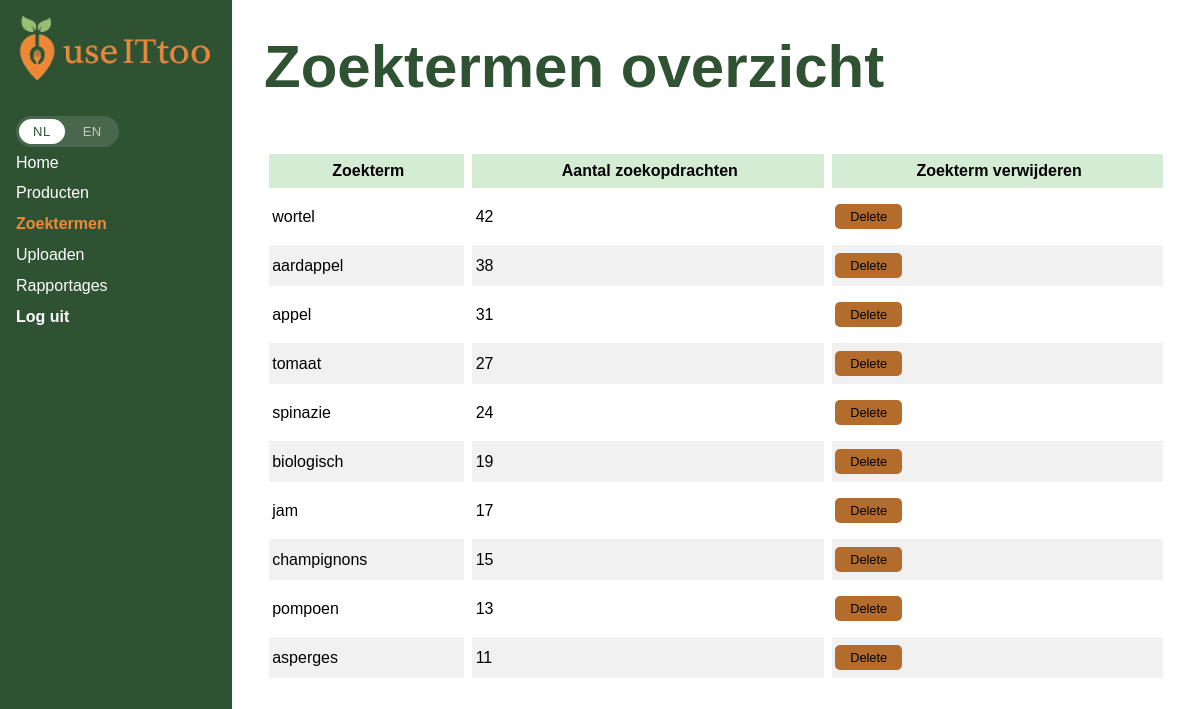
Page /beheer/zoekterm on the committed database.
### tables this page shows
CREATE TABLE `zoekterm` (
    `zoekterm` VARCHAR(500) NOT NULL PRIMARY KEY,
    `aantal` INT NOT NULL
);

### public/index.php (called while the page is built, shortened)
<?php
require_once __DIR__ . '/../app/Routes/routes.php';
$session = new \App\Core\SessionManager();
$session->start();
$router = new \App\Core\Router($_ENV['APP_BASE_PATH'] ?? '', $session);
$router->run();

### app/Core/Helpers.php (called while the page is built, shortened)
<?php
function __($key): string
{
    $text = $GLOBALS['text'];
    $keys = explode('.', $key);
    $value = $text;
    foreach ($keys as $k) {
        $value = $value[$k];
    }
    return $value;
}

### app/DAO/ZoektermDAO.php (called while the page is built, shortened)
<?php
class ZoektermDAO
{
    public function getAlle(): array
    {
        $sql = "SELECT zoekterm, aantal
                FROM zoekterm
                ORDER BY aantal DESC";
        $stmt = $this->db->prepare($sql);
        $stmt->execute();
        return $stmt->fetchAll();
    }
}

### app/Routes/routes.php (called while the page is built, shortened)
<?php
class Routes
{
    public static function register(Router $router, SessionManager $session): void
    {
        $router->register('/', __DIR__ . '/../../app/Views/start/home.view.php');
        $router->register(
            '/webshop',
            __DIR__ . '/../../app/Views/webshop/webshop.view.php',
            'main.php',
            function () use ($session) {
                $dao = new \App\DAO\ProductDAO(\App\Core\Database::getConnection());
                $controller = new \App\Controllers\WebshopController($dao, $session);
                return $controller->index();
            }
        );
        $router->register(
            '/webshop/(\d+)-([a-z0-9-]+)',
            __DIR__ . '/../../app/Views/webshop/product.view.php',
            'main.php',
            function (int $id) use ($session) {
                $dao = new \App\DAO\ProductDAO(\App\Core\Database::getConnection());
                $controller = new \App\Controllers\ProductController($dao, $session);
                return $controller->showProduct($id);
            }
        );
        $router->register(
            '/zoeken',
            __DIR__ . '/../../app/Views/webshop/zoeken.view.php',
            'main.php',
            function () use ($session) {
                $zoekDao = new \App\DAO\ZoektermDAO(\App\Core\Database::getConnection());
                $productDao = new \App\DAO\ProductDAO(\App\Core\Database::getConnection());
                $controller = new \App\Controllers\ZoekController($zoekDao, $productDao, $session);
                return $controller->zoeken();
            }
        );
        $router->register(
            '/contact',
            __DIR__ . '/../../app/Views/webshop/webshop.view.php',
            'main.php',
            function () use ($session) {
                $dao = new \App\DAO\ContactFormulierDAO(\App\Core\Database::getConnection());
                $controller = new \App\Controllers\ContactFormulierController($dao, $session);
                if ($_SERVER['REQUEST_METHOD'] === 'POST') {
                    return $controller->verwerkContactFormulier();
                }
                header('Location: ' . BASE_URL . '/webshop');
                exit;
            }
        );
        $router->register(
            '/beheer',
            __DIR__ . '/../../app/Views/beheer/beheer.view.php',
            'main.beheer.php',
            function () use ($session) {
                return [
                    'voornaam' => $session->getVoornaam()
                ];
            }
        );
        $router->register(
            '/beheer/product',
            __DIR__ . '/../../app/Views/beheer/beheer.product.overview.view.php',
            'main.beheer.php',
            function () use ($session) {
                $dao = new \App\DAO\ProductDAO(\App\Core\Database::getConnection());
                $controller = new \App\Controllers\BeheerProductController($dao, $session);
                return $controller->index();
            }
        );
        $router->register(
            '/beheer/product/nieuw',
            __DIR__ . '/../../app/Views/beheer/beheer.product.nieuw.view.php',
            'main.beheer.php',
            function () use ($session) {
                $dao = new \App\DAO\ProductDAO(\App\Core\Database::getConnection());
                $controller = new \App\Controllers\BeheerProductController($dao, $session);
                if ($_SERVER['REQUEST_METHOD'] === 'POST') {
                    $controller->createProduct();
                }
                return $controller->newProductForm();
            }
        );
        $router->register(
            '/beheer/product/edit',
            __DIR__ . '/../../app/Views/beheer/beheer.product.edit.view.php',
            'main.beheer.php',
            function () use ($session) {
                $dao = new \App\DAO\ProductDAO(\App\Core\Database::getConnection());
                $controller = new \App\Controllers\BeheerProductController($dao, $session);
                if ($_SERVER['REQUEST_METHOD'] === 'POST') {
                    $controller->updateProduct();
                }
                return $controller->editProductForm();
            }
        );
        $router->register(
            '/beheer/product/delete',
            __DIR__ . '/../../app/Views/beheer/beheer.product.overview.view.php',
            'main.beheer.php',
            function () use ($session) {
                if ($_SERVER['REQUEST_METHOD'] === 'POST') {
                    $dao = new \App\DAO\ProductDAO(\App\Core\Database::getConnection());
                    $controller = new \App\Controllers\BeheerProductController($dao, $session);
                    $controller->deleteProduct();
                }
            }
        );
        $router->register(
            '/beheer/upload',
            __DIR__ . '/../../app/Views/beheer/beheer.upload.view.php',
            'main.beheer.php'
        );
        $router->register(
            '/beheer/upload/csv',
            __DIR__ . '/../../app/Views/beheer/beheer.upload.csv.view.php',
            'main.beheer.php',
            function () use ($session) {
                $db = \App\Core\Database::getConnection();
                $dao = new \App\DAO\ProductDAO($db);
                $controller = new \App\Controllers\UploadController($session, $dao, $db);
                if ($_SERVER['REQUEST_METHOD'] === 'POST') {
                    $controller->handleCSVUpload();
                }
            }
        );
        $router->register(
            '/beheer/upload/csv/template',
            __DIR__ . '/../../app/Views/beheer/beheer.upload.csv.view.php',
            'main.beheer.php',
            function () use ($session) {
                $controller = new \App\Controllers\UploadController($session);
                $controller->sendCSVTemplate();
            }
        );
        $router->register(
            '/beheer/upload/afbeelding',
            __DIR__ . '/../../app/Views/beheer/beheer.upload.afb.view.php',
            'main.beheer.php',
            function () use ($session) {
                if ($_SERVER['REQUEST_METHOD'] === 'POST') {
                    $controller = new \App\Controllers\UploadController($session);
                    $controller->uploadImage();
                }
            }
        );
        $router->register(
            '/webshop/login',
            __DIR__ . '/../../app/Views/start/home.view.php',
            'main.php',
            function () use ($session) {
                if ($_SERVER['REQUEST_METHOD'] === 'POST') {
                    $dao = new \App\DAO\AccountDAO(\App\Core\Database::getConnection());
                    $controller = new \App\Controllers\LoginController($dao, $session);
                    $controller->handleLogin();
                }
                header('Location: ' . BASE_URL . '/');
                exit;
            }
        );
        $router->register(
            '/logout',
            __DIR__ . '/../../app/Views/start/home.view.php',
            'main.php',
            function () use ($session) {
                $session->destroy();
                $session->start();
                header('Location: ' . BASE_URL . '/');
                exit;
            }
        );
        $router->register(
            '/beheer/zoekterm',
            __DIR__ . '/../../app/Views/beheer/beheer.zoekterm.view.php',
            'main.beheer.php',
            function () use ($session) {
                $dao = new \App\DAO\ZoektermDAO(\App\Core\Database::getConnection());
                return [
                    'zoektermen' => $dao->getAlle(),
                    'session'    => $session
                ];
            }
        );
    }
}

### app/Core/Database.php (called while the page is built, shortened)
<?php
class Database
{
    private static ?PDO $instance = null;
    public static function getConnection(): PDO
    {
        if (self::$instance === null) {
            $dsn = 'mysql:host=' . $_ENV['DB_HOST'] .
                ';dbname=' . $_ENV['DB_NAME'] .
                ';charset=utf8mb4';
            self::$instance = new PDO($dsn, $_ENV['DB_USER'], $_ENV['DB_PASS'], [
                PDO::ATTR_ERRMODE            => PDO::ERRMODE_EXCEPTION,
                PDO::ATTR_DEFAULT_FETCH_MODE => PDO::FETCH_ASSOC,
            ]);
        }
        return self::$instance;
    }
}

### app/Core/SessionManager.php (called while the page is built, shortened)
<?php
class SessionManager
{
    public function getLanguage(): string
    {
        return $_SESSION['lang'] ?? 'nl';
    }
}

### app/Views/beheer/beheer.zoekterm.view.php (the view, shortened to what this page needs)
<?php
$currentPage = 'zoekterm';
?>
<h1><?= __('searches.title') ?></h1>
<?php if (empty($zoektermen)) : ?>
    <p><?= __('searches.empty_searches') ?></p>
<?php else : ?>
    <table>
        <thead>
            <tr>
                <th><?= __('searches.search') ?></th>
                <th><?= __('searches.amount') ?></th>
                <th><?= __('searches.delete') ?></th>
            </tr>
        </thead>
        <tbody>
            <?php foreach ($zoektermen as $zoekterm) : ?>
                <tr>
                    <td><?= htmlspecialchars($zoekterm['zoekterm']) ?></td>
                    <td><?= $zoekterm['aantal'] ?></td>
                        <td>
                            <form method="POST" action="<?= BASE_URL ?>/beheer/zoekterm/delete">
                                <button type="submit" class="deleteBtn changesBtn"
                                    onclick="
                                    return
                                    confirm('<?= __('searches.conf') . htmlspecialchars($zoekterm['zoekterm']) ?>')">
                                    <?= __('searches.delete_btn') ?>
                                </button>
                            </form>
                        </td>
                </tr>
            <?php endforeach; ?>
        </tbody>
    </table>
<?php endif; ?>

### app/Core/Router.php (shortened to what this page needs)
<?php
class Router
{
    private array $routes = [];
    private string $basePath;
    private ?SessionManager $session;
    public function __construct(string $basePath = '', ?SessionManager $session = null)
    {
        $this->basePath = $basePath;
        $this->session = $session;
    }
    public function register(
        string $path,
        string $view,
        string $layout = "main.php",
        ?callable $controller = null
    ): void {
        $this->routes[$path] = [
            'view' => $view,
            'layout' => $layout,
            'controller' => $controller,
        ];
    }
    private function resolve(): string
    {
        $uri = $_SERVER['REQUEST_URI'];
        $uri = str_replace($this->basePath, '', $uri);
        $uri = strtok($uri, '?');
        $uri = rtrim($uri, '/');
        return $uri ?: '/';
    }
    public function run(): void
    {
        $path = $this->resolve();
        if (array_key_exists($path, $this->routes)) {
            $view = $this->routes[$path]['view'];
            $layout = $this->routes[$path]['layout'];
            $controller = $this->routes[$path]['controller'];
            if ($controller !== null) {
                $viewData = ($controller)();
            }
            $session = $this->session;
            include $view;
            $content = ob_get_clean();
            include __DIR__ . '/../../app/Views/layouts/' . $layout;
        }
    }
}

### app/Views/layouts/header.beheer.view.php (shortened to what this page needs)
<?php
$actieveTaal = $session->getLanguage(); ?>
<!DOCTYPE html>
<html lang="nl">
<head>
  <link rel="stylesheet" href="<?= BASE_URL ?>/assets/css/shared/style.css">
  <link rel="stylesheet" href="<?= BASE_URL ?>/assets/css/beheer/beheer.css">
  <link rel="stylesheet" href="<?= BASE_URL ?>/assets/css/beheer/beheer.homepage.css">
  <link rel="stylesheet" href="<?= BASE_URL ?>/assets/css/beheer/beheer.product.overview.view.css">
  <link rel="stylesheet" href="<?= BASE_URL ?>/assets/css/beheer/beheer.product.nieuw.view.css">
  <link rel="stylesheet" href="<?= BASE_URL ?>/assets/css/beheer/beheer.upload.css">
</head>
<body>
  <header>
    <a href="<?= BASE_URL ?>/"><img src="<?= BASE_URL ?>/assets/images/logos/licht-logo.png"/></a>
    <div class="lang-switcher">
      <a href="<?= BASE_URL ?>/lang/set?lang=nl"
      class="lang-btn <?= $actieveTaal === 'nl' ? 'active' : '' ?>">NL</a>
      <a href="<?= BASE_URL ?>/lang/set?lang=en"
      class="lang-btn <?= $actieveTaal === 'en' ? 'active' : '' ?>">EN</a>
    </div>
    <nav>
      <ul>
        <li class="navList">
          <a href="<?= BASE_URL ?>/beheer" class="navLinks <?= $currentPage === 'home' ? 'selected' : '' ?>">
            <?= __('admin_header.home') ?></a>
        </li>
        <li class="navList">
          <a href="<?= BASE_URL ?>/beheer/product" class="navLinks <?= $currentPage === 'product' ? 'selected' : '' ?>">
            <?= __('admin_header.products') ?></a>
        </li>
        <li class="navList">
          <a href="<?= BASE_URL ?>/beheer/zoekterm"
          class="navLinks <?= $currentPage == 'zoekterm' ? 'selected' : '' ?>" >
          <?= __('admin_header.search_terms') ?></a>
        </li>
        <li class="navList">
          <a href="<?= BASE_URL ?>/beheer/upload" class="navLinks <?= $currentPage === 'upload' ? 'selected' : '' ?>">
            <?= __('admin_header.upload') ?>
        </a>
        </li>
        <li class="navList">
          <a href="#" class="navLinks <?= $currentPage === 'home' ? 'rapportage' : '' ?>">
            <?= __('admin_header.reports') ?></a>
        </li>
        <li class="navList">
          <a href="<?= BASE_URL ?>/logout" class="logOut navLinks"><?= __('admin_header.logout') ?></a>
        </li>
      </ul>
    </nav>
  </header>

### app/Views/layouts/main.beheer.php (shortened to what this page needs)
<?php
require_once __DIR__ . "/header.beheer.view.php"; ?>
<main>
    <?= $content ?? '' ?>
</main>
</body>

### public/assets/css/shared/style.css (style rules this page uses)
:root { --font: Verdana, sans-serif; --white: #fff; --light-green: #d5ecd4; --dark-green: #2f5233; --light-brown: #f5f1e3; --onyx: #3e3e3e; --orange: #ed8938; --dark-orange: #b36c2b; }
body { display: flex; flex-direction: column; min-height: 100vh; }
main { flex: 1; }
h1 { font-size: 3.75rem; color: var(--dark-green); }

### public/assets/css/beheer/beheer.css (style rules this page uses)
body { display: grid; grid-template-columns: 1fr 5fr; grid-template-rows: 1fr; min-height: 100vh; }
a, a:focus, a:visited, a:active, a:hover { color: var(--dark-green); }
.lang-switcher { display: flex; align-items: center; gap: 4px; background: rgba(255, 255, 255, 0.12); border-radius: 20px; padding: 3px; }
.lang-btn { color: rgba(255, 255, 255, 0.65); font-size: 13px; font-weight: 500; padding: 5px 14px; border-radius: 16px; text-decoration: none; letter-spacing: 0.5px; transition: all 0.15s ease; }
.lang-btn.active { background: #fff; color: var(--dark-green); }

### public/assets/css/beheer/beheer.product.overview.view.css (style rules this page uses)
main { margin: 2rem 0 0 2rem; padding-right: 2rem; }
h1 { padding-bottom: 1rem; }

### public/assets/css/beheer/beheer.product.nieuw.view.css (style rules this page uses)
h1 { padding-bottom: 3rem; }

### rows in the picture
zoekterm: zoekterm "wortel", aantal "42"
zoekterm: zoekterm "aardappel", aantal "38"
zoekterm: zoekterm "appel", aantal "31"
zoekterm: zoekterm "tomaat", aantal "27"
zoekterm: zoekterm "spinazie", aantal "24"
zoekterm: zoekterm "biologisch", aantal "19"
zoekterm: zoekterm "jam", aantal "17"
zoekterm: zoekterm "champignons", aantal "15"
zoekterm: zoekterm "pompoen", aantal "13"
zoekterm: zoekterm "asperges", aantal "11"

### other values in the picture
__('admin_header.home') "Home"
__('admin_header.products') "Producten"
__('admin_header.search_terms') "Zoektermen"
__('admin_header.upload') "Uploaden"
__('admin_header.reports') "Rapportages"
__('admin_header.logout') "Log uit"
__('searches.title') "Zoektermen overzicht"
__('searches.search') "Zoekterm"
__('searches.amount') "Aantal zoekopdrachten"
__('searches.delete') "Zoekterm verwijderen"
